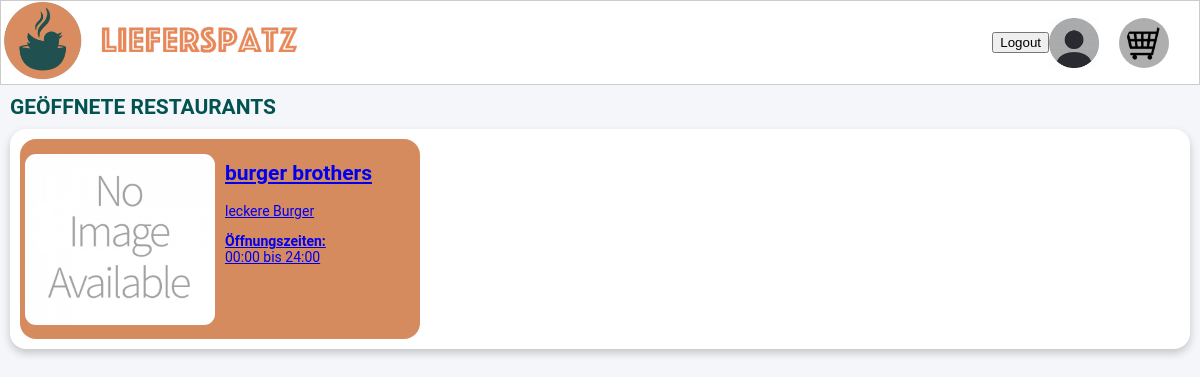
Screenshot of /restaurants (signed in) with the database file from the repository.
### app.py (models this page shows, shortened)
class Resto(db.Model):
    id = db.Column(db.Integer, primary_key = True)
    name = db.Column(db.String(20), unique = True, nullable = False)
    strasse = db.Column(db.String(20), unique = True, nullable = False)
    plz = db.Column(db.Integer(), unique = False, nullable = False)
    beschreibung = db.Column(db.String(555), nullable = False)
    password = db.Column(db.String(20), nullable = False)
    openTime = db.Column(db.String(), nullable = False)
    wallet = db.Column(db.Integer, nullable=False, default=200)

### app.py (the view)
@app.route('/restaurants', methods=["GET"])
def CatchResto():
    kunde_postleitzahl = session['user'].get('plz')
    restaurants= Resto.query.filter_by(plz=kunde_postleitzahl).all()
    return render_template('restaurants.html', restaurants = restaurants)

### templates/restaurants.html (shortened to what this page needs)
<!DOCTYPE html>
<html lang="en">
<head>
</head>
<body>
    <div  class=" header-layout">
        <div>
            <a href="{{ url_for('CatchResto')}}">
                <img class="logo" src="{{ url_for('static', filename='images/LP.png') }} ">
            </a>
        </div>
        <div style=" padding: 10px;">
            <form action="{{ url_for('logout') }}" method="POST">
                <button type="submit">Logout</button>
            </form>
            <img style="height: 50px; margin-right: 20px;" src ="{{ url_for('static', filename='images/th.jfif') }} ">
            <img style="height: 50px; background-color: #aeaeae; padding: 5px ; border-radius: 100%; padding-right: 3px; padding-left: 7px;margin-right: 20px;" src ="{{ url_for('static', filename='images/WK.png') }} ">
        </div>
    </div>
    <h2 style="color: #025252; margin: 10px;">GEÖFFNETE RESTAURANTS</h2>
    <div class="box">
        {% for restaurant in restaurants %}
        <a href="{{ url_for('test', restaurant_id=restaurant.id) }}">
        <div class="resto" >
            <div>
                <img src="{{ url_for('static', filename='images/not-available.png') }} ">
            </div>
            <div>
                <h2>{{ restaurant.name }}</h2>
                <p >{{ restaurant.beschreibung }}</p>
                <p><strong>Öffnungszeiten:</strong><br> {{ restaurant.openTime }}</p>
            </div>
        </div>
        </a>
        {% endfor %}
    </div>
</body>
</html>

### templates/restaurants.html (style rules this page uses)
* { box-sizing: border-box; }
body { font-family: 'Roboto', sans-serif; font-size: 14px; color: #025252; background-color: #f4f6f9; margin: 0; padding: 0; }
.resto { display:grid; grid-template-columns: 1fr 1fr; background-color: rgb(214, 139, 95); border-radius: 16px; height: 200px; width: 400px; }
.resto > div:first-child { display: flex; justify-content: center; align-items: center; width: 100%; }
.resto > div:nth-child(2) { padding: 5px; }
.resto img { display: block; max-width: 100%; height: auto; padding: 5px; border-radius: 16px; margin: 0 auto; }
.box { display: grid; grid-template-columns: repeat(3, 1fr); column-gap: 2px; gap: 20px; justify-items: center; border-radius: 16px; box-shadow: 0 4px 8px rgba(0, 0, 0, 0.2); padding: 10px; margin: 10px; background-color: rgb(255, 255, 255); }
.logo { height: 80px; border-radius: 10px; }
.header-layout { display: grid; grid-template-columns: 1fr 1fr; background-color: rgb(255, 255, 255); border: 1px solid #ccc; }
.header-layout > div:first-child { display: flex; justify-content: left; align-items: center; }
.header-layout > div:nth-child(2) { display: flex; justify-content: right; align-items: center; }

### rows the page displays
Resto: name "burger brothers", beschreibung "leckere Burger", openTime "00:00 bis 24:00"
